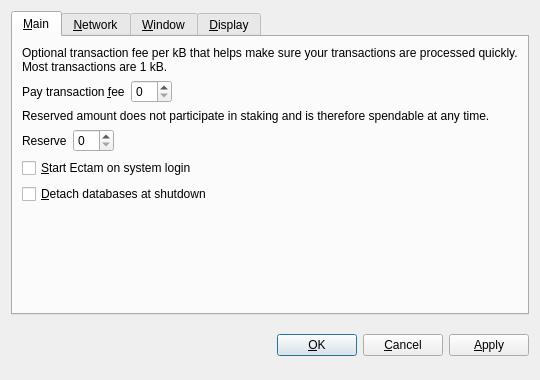
<?xml version="1.0" encoding="UTF-8"?>
<ui version="4.0">
 <class>OptionsDialog</class>
 <widget class="QDialog" name="OptionsDialog">
  <property name="geometry">
   <rect>
    <x>0</x>
    <y>0</y>
    <width>540</width>
    <height>380</height>
   </rect>
  </property>
  <property name="windowTitle">
   <string>Options</string>
  </property>
  <property name="modal">
   <bool>true</bool>
  </property>
  <layout class="QVBoxLayout" name="verticalLayout">
   <item>
    <widget class="QTabWidget" name="tabWidget">
     <property name="tabPosition">
      <enum>QTabWidget::North</enum>
     </property>
     <property name="currentIndex">
      <number>0</number>
     </property>
     <widget class="QWidget" name="tabMain">
      <attribute name="title">
       <string>&amp;Main</string>
      </attribute>
      <layout class="QVBoxLayout" name="verticalLayout_Main">
       <item>
        <widget class="QLabel" name="transactionFeeInfoLabel">
         <property name="text">
          <string>Optional transaction fee per kB that helps make sure your transactions are processed quickly. Most transactions are 1 kB.</string>
         </property>
         <property name="textFormat">
          <enum>Qt::PlainText</enum>
         </property>
         <property name="wordWrap">
          <bool>true</bool>
         </property>
        </widget>
       </item>
       <item>
        <layout class="QHBoxLayout" name="horizontalLayoutFee">
         <item>
          <widget class="QLabel" name="transactionFeeLabel">
           <property name="text">
            <string>Pay transaction &amp;fee</string>
           </property>
           <property name="textFormat">
            <enum>Qt::PlainText</enum>
           </property>
           <property name="buddy">
            <cstring>transactionFee</cstring>
           </property>
          </widget>
         </item>
         <item>
          <widget class="EctamAmountField" name="transactionFee"/>
         </item>
         <item>
          <spacer name="horizontalSpacerFee">
           <property name="orientation">
            <enum>Qt::Horizontal</enum>
           </property>
           <property name="sizeHint" stdset="0">
            <size>
             <width>40</width>
             <height>20</height>
            </size>
           </property>
          </spacer>
         </item>
        </layout>
       </item>
       <item>
        <widget class="QLabel" name="reserveBalanceInfoLabel">
         <property name="text">
          <string>Reserved amount does not participate in staking and is therefore spendable at any time.</string>
         </property>
         <property name="textFormat">
          <enum>Qt::PlainText</enum>
         </property>
         <property name="wordWrap">
          <bool>true</bool>
         </property>
        </widget>
       </item>
       <item>
        <layout class="QHBoxLayout" name="horizontalLayoutReserveBalance">
         <item>
          <widget class="QLabel" name="reserveBalanceLabel">
           <property name="text">
            <string>Reserve</string>
           </property>
           <property name="textFormat">
            <enum>Qt::PlainText</enum>
           </property>
           <property name="buddy">
            <cstring>reserveBalance</cstring>
           </property>
          </widget>
         </item>
         <item>
          <widget class="EctamAmountField" name="reserveBalance"/>
         </item>
         <item>
          <spacer name="horizontalSpacerReserveBalance">
           <property name="orientation">
            <enum>Qt::Horizontal</enum>
           </property>
           <property name="sizeHint" stdset="0">
            <size>
             <width>40</width>
             <height>20</height>
            </size>
           </property>
          </spacer>
         </item>
        </layout>
       </item>
       <item>
        <widget class="QCheckBox" name="EctamAtStartup">
         <property name="toolTip">
          <string>Automatically start Ectam after logging in to the system.</string>
         </property>
         <property name="text">
          <string>&amp;Start Ectam on system login</string>
         </property>
        </widget>
       </item>
       <item>
        <widget class="QCheckBox" name="detachDatabases">
         <property name="toolTip">
          <string>Detach block and address databases at shutdown. This means they can be moved to another data directory, but it slows down shutdown. The wallet is always detached.</string>
         </property>
         <property name="text">
          <string>&amp;Detach databases at shutdown</string>
         </property>
        </widget>
       </item>
       <item>
        <spacer name="verticalSpacer_Main">
         <property name="orientation">
          <enum>Qt::Vertical</enum>
         </property>
         <property name="sizeHint" stdset="0">
          <size>
           <width>20</width>
           <height>40</height>
          </size>
         </property>
        </spacer>
       </item>
      </layout>
     </widget>
     <widget class="QWidget" name="tabNetwork">
      <attribute name="title">
       <string>&amp;Network</string>
      </attribute>
      <layout class="QVBoxLayout" name="verticalLayout_Network">
       <item>
        <widget class="QCheckBox" name="mapPortUpnp">
         <property name="toolTip">
          <string>Automatically open the Ectam client port on the router. This only works when your router supports UPnP and it is enabled.</string>
         </property>
         <property name="text">
          <string>Map port using &amp;UPnP</string>
         </property>
        </widget>
       </item>
       <item>
        <widget class="QCheckBox" name="connectSocks">
         <property name="toolTip">
          <string>Connect to the Ectam network through a SOCKS proxy (e.g. when connecting through Tor).</string>
         </property>
         <property name="text">
          <string>&amp;Connect through SOCKS proxy:</string>
         </property>
        </widget>
       </item>
       <item>
        <layout class="QHBoxLayout" name="horizontalLayout_Network">
         <item>
          <widget class="QLabel" name="proxyIpLabel">
           <property name="text">
            <string>Proxy &amp;IP:</string>
           </property>
           <property name="textFormat">
            <enum>Qt::PlainText</enum>
           </property>
           <property name="buddy">
            <cstring>proxyIp</cstring>
           </property>
          </widget>
         </item>
         <item>
          <widget class="QValidatedLineEdit" name="proxyIp">
           <property name="maximumSize">
            <size>
             <width>140</width>
             <height>16777215</height>
            </size>
           </property>
           <property name="toolTip">
            <string>IP address of the proxy (e.g. 127.0.0.1)</string>
           </property>
          </widget>
         </item>
         <item>
          <widget class="QLabel" name="proxyPortLabel">
           <property name="text">
            <string>&amp;Port:</string>
           </property>
           <property name="textFormat">
            <enum>Qt::PlainText</enum>
           </property>
           <property name="buddy">
            <cstring>proxyPort</cstring>
           </property>
          </widget>
         </item>
         <item>
          <widget class="QLineEdit" name="proxyPort">
           <property name="maximumSize">
            <size>
             <width>55</width>
             <height>16777215</height>
            </size>
           </property>
           <property name="toolTip">
            <string>Port of the proxy (e.g. 9050)</string>
           </property>
          </widget>
         </item>
         <item>
          <widget class="QLabel" name="socksVersionLabel">
           <property name="text">
            <string>SOCKS &amp;Version:</string>
           </property>
           <property name="textFormat">
            <enum>Qt::PlainText</enum>
           </property>
           <property name="buddy">
            <cstring>socksVersion</cstring>
           </property>
          </widget>
         </item>
         <item>
          <widget class="QValueComboBox" name="socksVersion">
           <property name="toolTip">
            <string>SOCKS version of the proxy (e.g. 5)</string>
           </property>
          </widget>
         </item>
         <item>
          <spacer name="horizontalSpacer_Network">
           <property name="orientation">
            <enum>Qt::Horizontal</enum>
           </property>
           <property name="sizeHint" stdset="0">
            <size>
             <width>40</width>
             <height>20</height>
            </size>
           </property>
          </spacer>
         </item>
        </layout>
       </item>
       <item>
        <spacer name="verticalSpacer_Network">
         <property name="orientation">
          <enum>Qt::Vertical</enum>
         </property>
         <property name="sizeHint" stdset="0">
          <size>
           <width>20</width>
           <height>40</height>
          </size>
         </property>
        </spacer>
       </item>
      </layout>
     </widget>
     <widget class="QWidget" name="tabWindow">
      <attribute name="title">
       <string>&amp;Window</string>
      </attribute>
      <layout class="QVBoxLayout" name="verticalLayout_Window">
       <item>
        <widget class="QCheckBox" name="minimizeToTray">
         <property name="toolTip">
          <string>Show only a tray icon after minimizing the window.</string>
         </property>
         <property name="text">
          <string>&amp;Minimize to the tray instead of the taskbar</string>
         </property>
        </widget>
       </item>
       <item>
        <widget class="QCheckBox" name="minimizeOnClose">
         <property name="toolTip">
          <string>Minimize instead of exit the application when the window is closed. When this option is enabled, the application will be closed only after selecting Quit in the menu.</string>
         </property>
         <property name="text">
          <string>M&amp;inimize on close</string>
         </property>
        </widget>
       </item>
       <item>
        <spacer name="verticalSpacer_Window">
         <property name="orientation">
          <enum>Qt::Vertical</enum>
         </property>
         <property name="sizeHint" stdset="0">
          <size>
           <width>20</width>
           <height>40</height>
          </size>
         </property>
        </spacer>
       </item>
      </layout>
     </widget>
     <widget class="QWidget" name="tabDisplay">
      <attribute name="title">
       <string>&amp;Display</string>
      </attribute>
      <layout class="QVBoxLayout" name="verticalLayout_Display">
       <item>
        <layout class="QHBoxLayout" name="horizontalLayout_1_Display">
         <item>
          <widget class="QLabel" name="langLabel">
           <property name="text">
            <string>User Interface &amp;language:</string>
           </property>
           <property name="textFormat">
            <enum>Qt::PlainText</enum>
           </property>
           <property name="buddy">
            <cstring>lang</cstring>
           </property>
          </widget>
         </item>
         <item>
          <widget class="QValueComboBox" name="lang">
           <property name="toolTip">
            <string>The user interface language can be set here. This setting will take effect after restarting Ectam.</string>
           </property>
          </widget>
         </item>
        </layout>
       </item>
       <item>
        <layout class="QHBoxLayout" name="horizontalLayout_2_Display">
         <item>
          <widget class="QLabel" name="unitLabel">
           <property name="text">
            <string>&amp;Unit to show amounts in:</string>
           </property>
           <property name="textFormat">
            <enum>Qt::PlainText</enum>
           </property>
           <property name="buddy">
            <cstring>unit</cstring>
           </property>
          </widget>
         </item>
         <item>
          <widget class="QValueComboBox" name="unit">
           <property name="toolTip">
            <string>Choose the default subdivision unit to show in the interface and when sending coins.</string>
           </property>
          </widget>
         </item>
        </layout>
       </item>
       <item>
        <widget class="QCheckBox" name="displayAddresses">
         <property name="toolTip">
          <string>Whether to show Ectam addresses in the transaction list or not.</string>
         </property>
         <property name="text">
          <string>&amp;Display addresses in transaction list</string>
         </property>
        </widget>
       </item>
       <item>
        <widget class="QCheckBox" name="coinControlFeatures">
         <property name="toolTip">
          <string>Whether to show coin control features or not.</string>
         </property>
         <property name="text">
          <string>Display coin &amp;control features (experts only!)</string>
         </property>
        </widget>
       </item>
       <item>
        <spacer name="verticalSpacer_Display">
         <property name="orientation">
          <enum>Qt::Vertical</enum>
         </property>
         <property name="sizeHint" stdset="0">
          <size>
           <width>20</width>
           <height>40</height>
          </size>
         </property>
        </spacer>
       </item>
      </layout>
     </widget>
    </widget>
   </item>
   <item>
    <layout class="QHBoxLayout" name="horizontalLayout_Buttons">
     <item>
      <spacer name="horizontalSpacer_1">
       <property name="orientation">
        <enum>Qt::Horizontal</enum>
       </property>
       <property name="sizeHint" stdset="0">
        <size>
         <width>40</width>
         <height>48</height>
        </size>
       </property>
      </spacer>
     </item>
     <item>
      <widget class="QLabel" name="statusLabel">
       <property name="font">
        <font>
         <weight>75</weight>
         <bold>true</bold>
        </font>
       </property>
       <property name="text">
        <string/>
       </property>
       <property name="textFormat">
        <enum>Qt::PlainText</enum>
       </property>
       <property name="wordWrap">
        <bool>true</bool>
       </property>
      </widget>
     </item>
     <item>
      <spacer name="horizontalSpacer_2">
       <property name="orientation">
        <enum>Qt::Horizontal</enum>
       </property>
       <property name="sizeHint" stdset="0">
        <size>
         <width>40</width>
         <height>48</height>
        </size>
       </property>
      </spacer>
     </item>
     <item>
      <widget class="QPushButton" name="okButton">
       <property name="text">
        <string>&amp;OK</string>
       </property>
      </widget>
     </item>
     <item>
      <widget class="QPushButton" name="cancelButton">
       <property name="text">
        <string>&amp;Cancel</string>
       </property>
       <property name="autoDefault">
        <bool>false</bool>
       </property>
      </widget>
     </item>
     <item>
      <widget class="QPushButton" name="applyButton">
       <property name="text">
        <string>&amp;Apply</string>
       </property>
       <property name="autoDefault">
        <bool>false</bool>
       </property>
      </widget>
     </item>
    </layout>
   </item>
  </layout>
 </widget>
 <customwidgets>
  <customwidget>
   <class>EctamAmountField</class>
   <extends>QSpinBox</extends>
   <header>Ectamamountfield.h</header>
  </customwidget>
  <customwidget>
   <class>QValueComboBox</class>
   <extends>QComboBox</extends>
   <header>qvaluecombobox.h</header>
  </customwidget>
  <customwidget>
   <class>QValidatedLineEdit</class>
   <extends>QLineEdit</extends>
   <header>qvalidatedlineedit.h</header>
  </customwidget>
 </customwidgets>
 <resources/>
 <connections/>
</ui>
